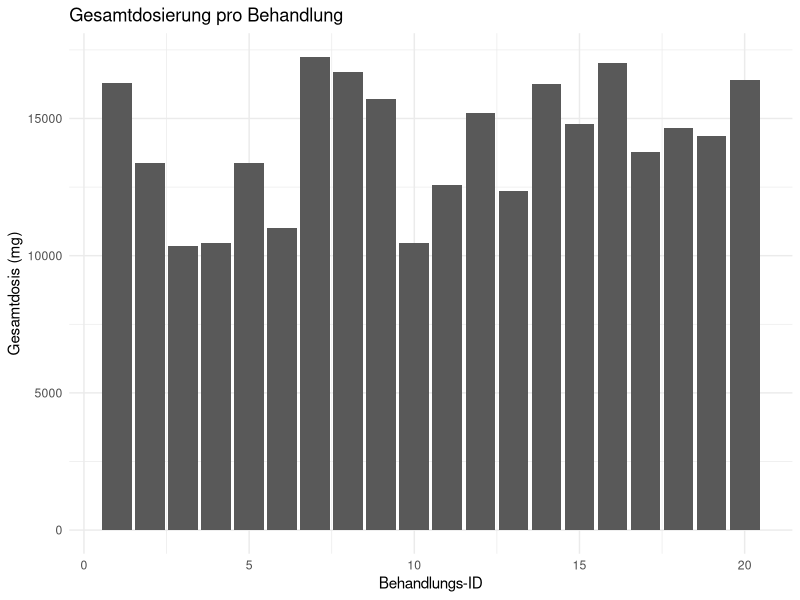
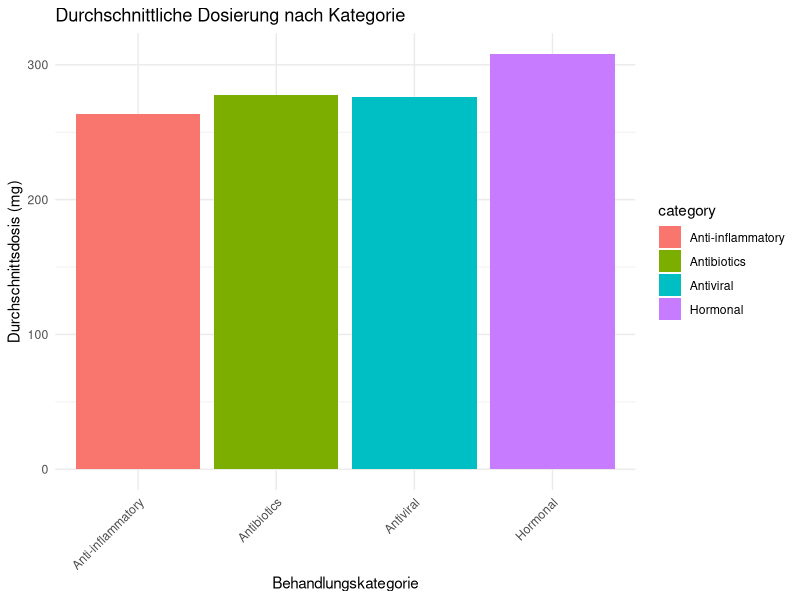
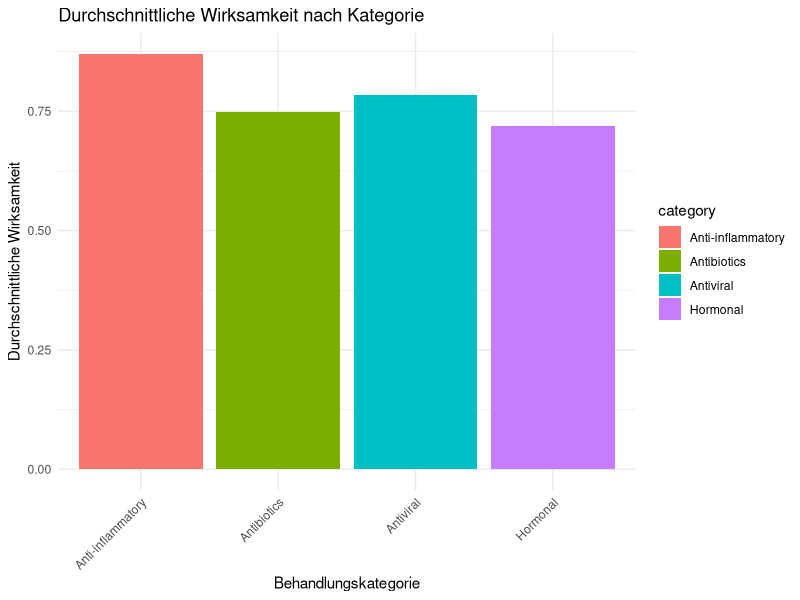
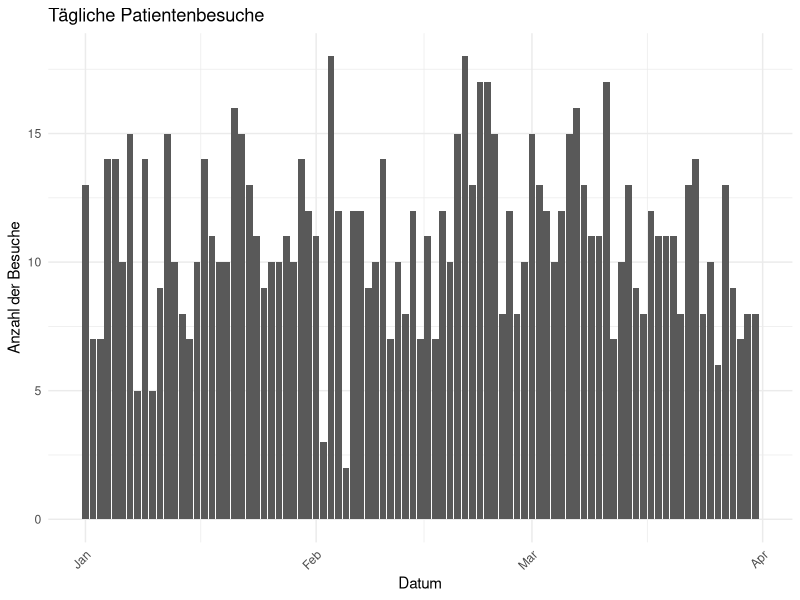
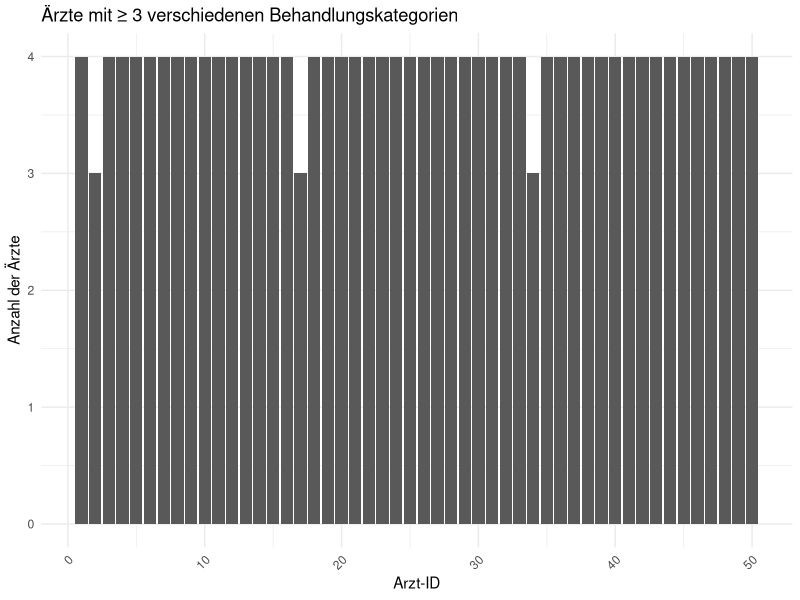
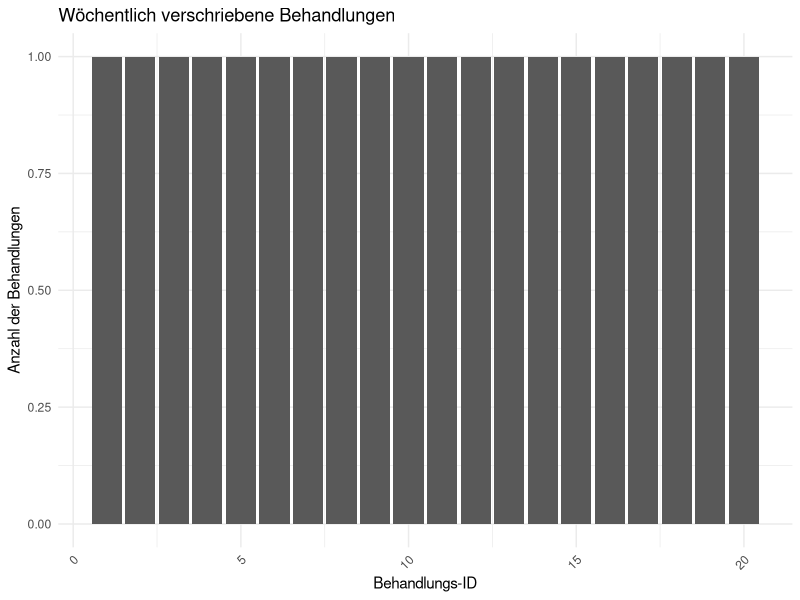

Recreate these plots in R, in order.
# Warnmeldungen ausschalten
options(warn = -1)

if (!requireNamespace("data.table", quietly = TRUE)) install.packages("data.table")
library(data.table)
library(ggplot2)

# Funktion zum Erstellen von Balkendiagrammen
create_bar_plot <- function(data, x_var, y_var = NULL, title, x_label, y_label, fill_var = NULL, rotate_x = TRUE, use_count_stat = FALSE) {
  if (use_count_stat) {
    p <- ggplot(data, aes_string(x = x_var, fill = fill_var)) +
      geom_bar(stat = "count") +
      labs(title = title, x = x_label, y = y_label) +
      theme_minimal()
  } else {
    p <- ggplot(data, aes_string(x = x_var, y = y_var, fill = fill_var)) +
      geom_bar(stat = "identity") +
      labs(title = title, x = x_label, y = y_label) +
      theme_minimal()
  }
  if (rotate_x) {
    p <- p + theme(axis.text.x = element_text(angle = 45, hjust = 1))
  }
  return(p)
}

# Funktion zum Speichern von Plots im 'plots'-Ordner
save_plot <- function(plot_object, filename, width = 8, height = 5, dpi = 300) {
  if (!dir.exists("plots")) dir.create("plots")
  filepath <- file.path("plots", filename)
  ggsave(filepath, plot = plot_object, width = width, height = height, dpi = dpi)
}


patients_dt <- data.table(
  patient_id = 1:1000,
  doctor_id = sample(1:50, 1000, replace = TRUE),
  treatment_id = sample(1:20, 1000, replace = TRUE),
  dosage_mg = sample(50:500, 1000, replace = TRUE),
  visit_date = as.Date('2024-01-01') + sample(0:90, 1000, replace = TRUE)
)


treatments_dt <- data.table(
  treatment_id = 1:20,
  treatment_name = paste0("Drug_", LETTERS[1:20]),
  efficacy_score = round(runif(20, 0.5, 0.95), 2),
  category = sample(c("Antibiotics", "Anti-inflammatory", "Hormonal", "Antiviral"), 20, replace = TRUE)
)

# Struktur der Tabellen anzeigen
str(patients_dt)
str(treatments_dt)

# Zusammenführen der Patientendaten mit den Behandlungsdaten
merged_data <- merge(patients_dt, treatments_dt, by = "treatment_id")

# Gesamtdosierung pro Behandlung berechnen
total_dosage_by_treatment <- merged_data[, .(total_dosage = sum(dosage_mg)), by = treatment_id]


# Top 5 Behandlungen mit der höchsten Gesamtdosis
top5_treatments <- total_dosage_by_treatment[order(-total_dosage)][1:5]
print(top5_treatments)

# Durchschnittsdosierung nach Behandlungskategorie berechnen
average_dosage_by_category <- merged_data[, .(average_dosage = mean(dosage_mg)), by = category]

# Ermittlung der Kategorie mit der höchsten durchschnittlichen Wirksamkeit
highest_efficacy_category <- treatments_dt[, .(average_efficacy = mean(efficacy_score)), by = category]
top_category <- highest_efficacy_category[order(-average_efficacy)][1]
print(top_category)

# Anzahl der Patientenbesuche pro Tag berechnen
daily_patient_visits <- merged_data[, .(visit_count = .N), by = visit_date]
max_visit_day <- daily_patient_visits[order(-visit_count)][1]
print(max_visit_day)

# Kalenderwoche aus Besuchsdatum extrahieren
merged_data[, week := as.integer(format(visit_date, "%U"))]

# Wöchentliche Zusammenfassung der Behandlungen nach Kategorie
weekly_summary <- merged_data[, .(weekly_treatment_count = .N), by = .(week, category)]
print(weekly_summary)



# Kumulative Dosierung pro Behandlung berechnen
merged_data[, running_total_dosage := cumsum(dosage_mg), by = treatment_id]

# Ärzte identifizieren, die mindestens 3 verschiedene Kategorien verschrieben haben
doctor_treatment_categories <- merged_data[, .(unique_categories = unique(category)), by = doctor_id]
doctors_with_multiple_categories <- doctor_treatment_categories[length(unique_categories) >= 3]
print(doctors_with_multiple_categories)



# Behandlungen identifizieren, die jede Woche verschrieben wurden
weekly_treatment_summary <- merged_data[, .(weekly_prescription_count = .N), by = .(week, treatment_id)]
treatments_prescribed_every_week <- weekly_treatment_summary[, .(prescribed_every_week = all(weekly_prescription_count > 0)), by = treatment_id]
treatments_prescribed_every_week <- treatments_prescribed_every_week[prescribed_every_week == TRUE]
print(treatments_prescribed_every_week)

plot1 <- create_bar_plot(
  total_dosage_by_treatment,
  x_var = "treatment_id",
  y_var = "total_dosage",
  title = "Gesamtdosierung pro Behandlung",
  x_label = "Behandlungs-ID",
  y_label = "Gesamtdosis (mg)",
  fill_var = NULL,
  rotate_x = FALSE
)

plot2 <- create_bar_plot(
  average_dosage_by_category,
  x_var = "category",
  y_var = "average_dosage",
  title = "Durchschnittliche Dosierung nach Kategorie",
  x_label = "Behandlungskategorie",
  y_label = "Durchschnittsdosis (mg)",
  fill_var = "category"
)

plot3 <- create_bar_plot(
  highest_efficacy_category,
  x_var = "category",
  y_var = "average_efficacy",
  title = "Durchschnittliche Wirksamkeit nach Kategorie",
  x_label = "Behandlungskategorie",
  y_label = "Durchschnittliche Wirksamkeit",
  fill_var = "category"
)

plot4 <- create_bar_plot(
  daily_patient_visits,
  x_var = "visit_date",
  y_var = "visit_count",
  title = "Tägliche Patientenbesuche",
  x_label = "Datum",
  y_label = "Anzahl der Besuche",
  fill_var = NULL
)

plot5 <- create_bar_plot(
  doctors_with_multiple_categories,
  x_var = "doctor_id",
  title = "Ärzte mit ≥ 3 verschiedenen Behandlungskategorien",
  x_label = "Arzt-ID",
  y_label = "Anzahl der Ärzte",
  fill_var = NULL,
  use_count_stat = TRUE
)

plot6 <- create_bar_plot(
  treatments_prescribed_every_week,
  x_var = "treatment_id",
  title = "Wöchentlich verschriebene Behandlungen",
  x_label = "Behandlungs-ID",
  y_label = "Anzahl der Behandlungen",
  fill_var = NULL,
  use_count_stat = TRUE
)

save_plot(plot1, "plot1_total_dosage_per_treatment.png")
save_plot(plot2, "plot2_average_dosage_by_category.png")
save_plot(plot3, "plot3_average_efficacy_by_category.png")
save_plot(plot4, "plot4_daily_patient_visits.png", width = 10) 
save_plot(plot5, "plot5_doctors_with_multiple_categories.png")
save_plot(plot6, "plot6_treatments_prescribed_every_week.png")




